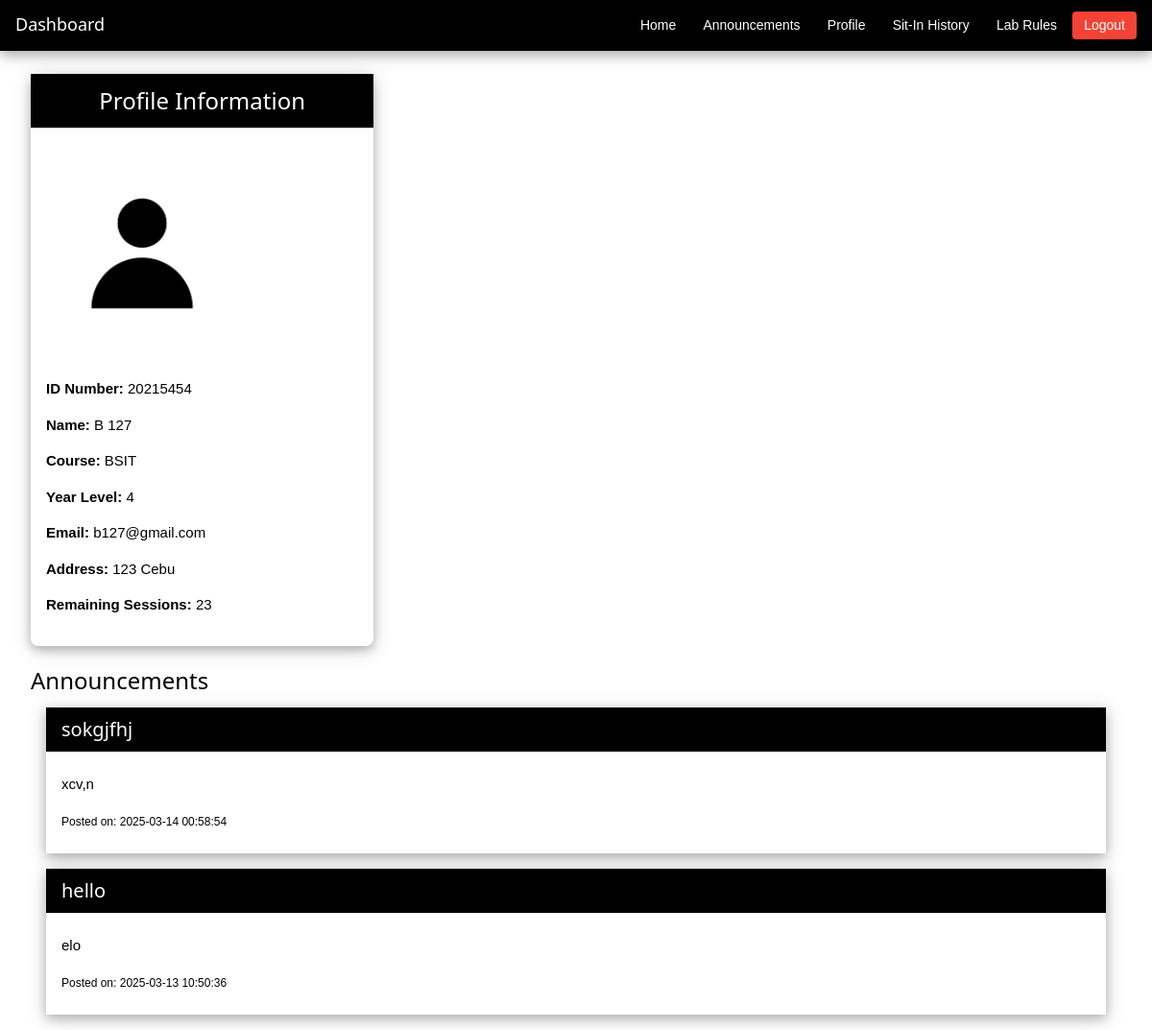
Before: / (signed in) with the older database file.
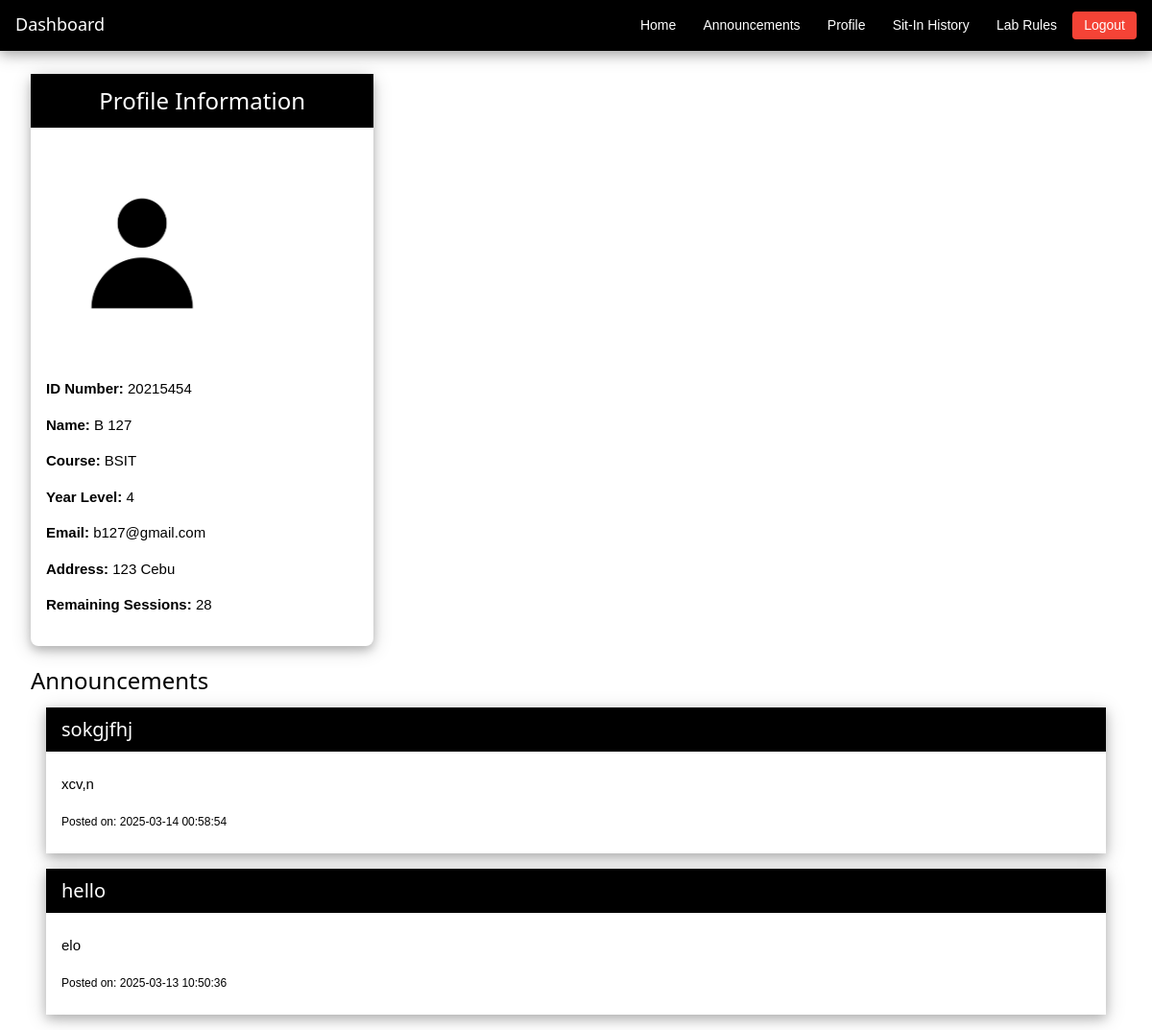
After: the same page with the newer database file.
### tables this page shows
CREATE TABLE registration(
IDNO int primary key,
Lastname text,
Firstname text,
Midname text,
Course varchar(8),
Year_level varchar(1),
email text,
username text unique,
password text, address text, sessions INTEGER DEFAULT 30, profile_pic TEXT);

### main.py (the view)
@app.route('/', methods=['GET', 'POST'])
def index():
    if 'username' not in session:
        return redirect(url_for('login'))
    if 'IDNO' not in session:
        flash("Session expired. Please log in again.", "error")
        return redirect(url_for('login'))
    IDNO = session['IDNO']
    conn = get_db()
    cursor = conn.cursor()
    cursor.execute("SELECT * FROM registration WHERE IDNO = ?", (IDNO,))
    registration = cursor.fetchone()
    cursor.execute("SELECT * FROM announcements ORDER BY created_at DESC")
    announcements = cursor.fetchall()
    close_db(conn)
    return render_template('index.html', registration=registration, announcements=announcements)

### main.py (called while the page is built)
def get_db():
    conn = sqlite3.connect(DATABASE)
    conn.row_factory = sqlite3.Row
    return conn

@app.after_request
def after_request(response):
    response.headers['Cache-Control'] = 'no-cache, no-store, must-revalidate'
    return response

### templates/index.html (shortened to what this page needs)
{% extends 'base.html' %}
{% block content %}
<div class="w3-bar w3-black w3-card-4" style="padding: 4px 0;">
    <div class="w3-bar-item w3-left" style="padding: 8px 16px;">
        <h2 class="w3-text-white" style="font-size: 18px; margin: 0;">Dashboard</h2>
    </div>
    <div class="w3-bar-item w3-right" style="padding: 8px 16px;">
        <a href="/" class="w3-button w3-black w3-round" style="padding: 4px 12px; font-size: 14px;">Home</a>
        <a href="/announcements" class="w3-button w3-black w3-round" style="padding: 4px 12px; font-size: 14px;">Announcements</a>
        <a href="/edit_profile" class="w3-button w3-black w3-round" style="padding: 4px 12px; font-size: 14px;">Profile</a>
        <a href="/student_sit_in_history" class="w3-button w3-black w3-round" style="padding: 4px 12px; font-size: 14px;">Sit-In History</a>
        <a href="/lab_rules" class="w3-button w3-black w3-round" style="padding: 4px 12px; font-size: 14px;">Lab Rules</a>
        <a href="/logout" class="w3-button w3-red w3-round" style="padding: 4px 12px; font-size: 14px;">Logout</a>
    </div>
</div>
<div class="w3-container w3-margin-top">
    <div class="w3-row">
        <div class="w3-col m4 w3-padding">
            <div class="w3-card-4 w3-round-large">
                <header class="w3-container w3-black">
                    <h3 class="w3-center">Profile Information</h3>
                </header>
                <div class="w3-container w3-padding-16 w3-row w3-flex">
                    <img src="{{ url_for('static', filename='uploads/' + (registration.profile_pic if registration.profile_pic else 'default.png')) }}?{{ registration.IDNO }}"
                        alt="Profile Picture"
                        style="width: 200px; height: 230px; object-fit: cover; border-radius: 8px;">
                    <div class="w3-col s7">
                        <p><strong>ID Number:</strong> {{ registration.IDNO }}</p>
                        <p><strong>Name:</strong> {{ registration.Firstname }} {{ registration.Midname }} {{ registration.Lastname }}</p>
                        <p><strong>Course:</strong> {{ registration.Course }}</p>
                        <p><strong>Year Level:</strong> {{ registration.Year_level }}</p>
                        <p><strong>Email:</strong> {{ registration.email }}</p>
                        <p><strong>Address:</strong> {{ registration.address }}</p>
                        <p><strong>Remaining Sessions:</strong> {{ registration.sessions }}</p>
                    </div>
                </div>
            </div>
        </div>
        <div class="w3-container w3-margin-top">
            <h3>Announcements</h3>
            {% if announcements %}
            <div class="w3-container">
                {% for announcement in announcements %}
                <div class="w3-card-4 w3-margin-bottom">
                    <header class="w3-container w3-black w3-padding">
                        <h4 style="margin: 0;">{{ announcement.title }}</h4>
                    </header>
                    <div class="w3-container w3-padding">
                        <p>{{ announcement.content }}</p>
                        <p><small>Posted on: {{ announcement.created_at }}</small></p>
                    </div>
                </div>
                {% endfor %}
            </div>
            {% else %}
            <p class="w3-center w3-text-grey">No announcements available.</p>
            {% endif %}
        </div>
    </div>
</div>
{% endblock %}

Changed rows visible on the page:
changed registration "BSIT": sessions "23" → "28"
